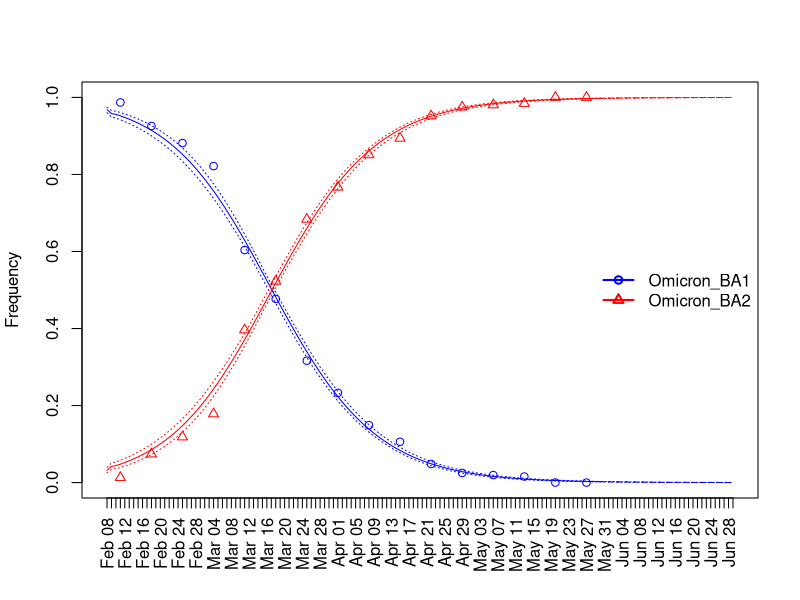

This chart was generated by the following R code:
library(dplyr);

df_count <- read.csv("Tokyo_BA1_BA2.csv");
df_count$date <- as.Date(df_count$date);

df_frequency <- read.csv("frequencies.csv");
df_frequency$date <- as.Date(df_frequency$date);

t_end <- max(df_count$date+6);

f_Omicron_BA1=df_count$Omicron_BA1/rowSums(df_count[c("Omicron_BA1","Omicron_BA2")],na.rm=T);
f_Omicron_BA2=df_count$Omicron_BA2/rowSums(df_count[c("Omicron_BA1","Omicron_BA2")],na.rm=T);

dates <- df_frequency$date;
color <- c("blue", "red")

pdf("frequencies.pdf", width=5, height=5)
plot(dates, rep(0,length(dates)), xlab="", xaxt="n", type="n", ylab="Frequency", ylim=c(0,1))
points(df_count$date+3, f_Omicron_BA1, pch=1, col=color[1]);
points(df_count$date+3, f_Omicron_BA2, pch=2, col=color[2]);

axis(side=1,at=dates,labels=format(dates,"%h %d"),tick=T,las=2);
dates_est <- dates<=t_end;
dates_prd <- dates>=t_end;

lines(dates[dates_est], df_frequency$Omicron_BA1[dates_est], lty=1, lwd=1, col=color[1]);
lines(dates[dates_prd], df_frequency$Omicron_BA1[dates_prd], lty=2, lwd=1, col=color[1]);
lines(dates, df_frequency$Omicron_BA1_lb, lty=3, lwd=1, col=color[1]);
lines(dates, df_frequency$Omicron_BA1_ub, lty=3, lwd=1, col=color[1]);

lines(dates[dates_est], df_frequency$Omicron_BA2[dates_est], lty=1, lwd=1, col=color[2]);
lines(dates[dates_prd], df_frequency$Omicron_BA2[dates_prd], lty=2, lwd=1, col=color[2]);
lines(dates, df_frequency$Omicron_BA2_lb, lty=3, lwd=1, col=color[2]);
lines(dates, df_frequency$Omicron_BA2_ub, lty=3, lwd=1, col=color[2]);

legend("right", legend=c("Omicron_BA1","Omicron_BA2"), lty=1, pch=c(1,2), lwd=2, col=c("blue","red"), bty="n")

dev.off();



